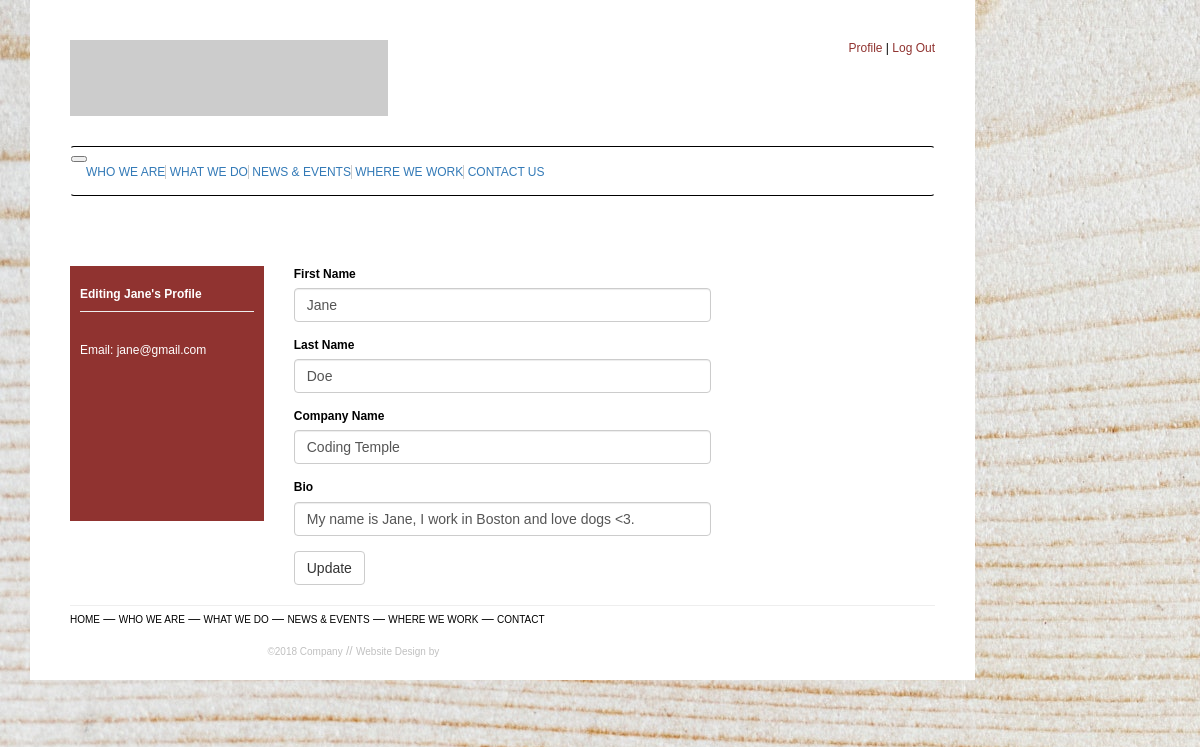
Screenshot of /edit_profile (signed in) with the database file from the repository.
### app/models.py (models this page shows, shortened)
class User(UserMixin, db.Model):
    id = db.Column(db.Integer, primary_key=True)
    first_name = db.Column(db.String(50))
    last_name = db.Column(db.String(50))
    email = db.Column(db.String(100), unique=True, index=True)
    role_id = db.Column(db.Integer, nullable=False)
    password_hash = db.Column(db.String(256))
    bio = db.Column(db.String(140))
    company_name = db.Column(db.String(100))

### app/routes.py (the view)
@app.route('/edit_profile', methods=['GET', 'POST'])
@login_required
def edit_profile():
    form = ProfileForm()
    if form.validate_on_submit():
        current_user.first_name = form.first_name.data
        current_user.last_name = form.last_name.data
        current_user.bio = form.bio.data
        current_user.company_name = form.company_name.data
        db.session.commit()
        flash('Your changes have been saved.')
        return redirect(url_for('profile'))
    elif request.method == 'GET':
        form.first_name.data = current_user.first_name
        form.last_name.data = current_user.last_name
        form.bio.data = current_user.bio
        form.company_name.data = current_user.company_name
    print(form.errors)
    return render_template('edit_profile.html', form=form, page='edit_profile')

### app/forms.py (shortened to what this page needs)
class ProfileForm(FlaskForm):
    first_name = StringField('First Name', validators=[DataRequired()])
    last_name = StringField('Last Name', validators=[DataRequired()])
    company_name = StringField('Company Name')
    bio = StringField('Bio')
    update = SubmitField('Update')

### app/models.py (called while the page is built)
@login.user_loader
def load_user(id):
    return User.query.get(int(id))

### app/templates/edit_profile.html (shortened to what this page needs)
{% extends 'base.html' %}
{% import 'bootstrap/wtf.html' as wtf %}
{% block app_content %}
  <div class="row">
    <div class="col-md-3 col-sm-12">
      <aside>
        <div class="aside-container">
          <p><strong>Editing {{ current_user.first_name }}'s Profile</strong></p>
          <hr>
          <p class="white-color">Email: {{ current_user.email }}</p>
        </div>
      </aside>
    </div>
    <div class="col-md-9 col-sm-12">
      <div class="article-container">
        <div class="row">
          <div class="col-md-8 offset-md-2">
            {{ wtf.quick_form(form) }}
          </div>
        </div>
      </div>
    </div>
  </div>
{% endblock %}

### app/static/css/main.css (style rules this page uses)
body { font-family: Verdana, Arial, Helvetica, sans-serif; font-size: 12px; color: black; background-image: url("/static/img/abstract-art-backdrop-926985.jpg"); background-repeat: no-repeat; background-attachment: fixed; overflow-x: hidden; }
.news-feed-container, .aside-container { width: 100%; background-color: #903330; margin-top: 30px; color: white; padding: 10px; min-height: 255px; }
.news-feed-container > p, .aside-container > p { padding-top: 10px; margin-bottom: 8px; }
.news-feed-container > p + hr, .aside-container > p + hr { margin-top: 5px; background: white; }
.white-color { color: white; }
.article-container, .paragraph-title, .contact-container { margin-top: 30px; }

### rows the page displays
User: first_name "Jane", email "jane@gmail.com", last_name "Doe", company_name "Coding Temple", bio "My name is Jane, I work in Boston and love dogs <3."
